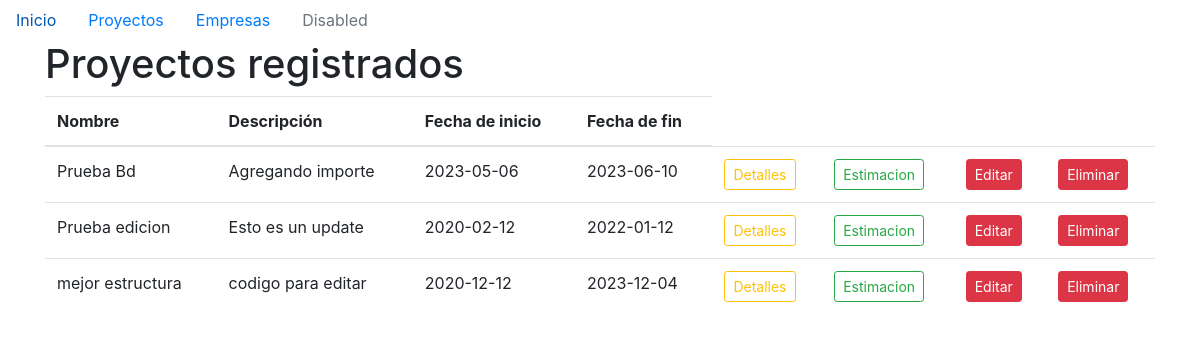
/proyectos, run on an earlier commit of the app's database.
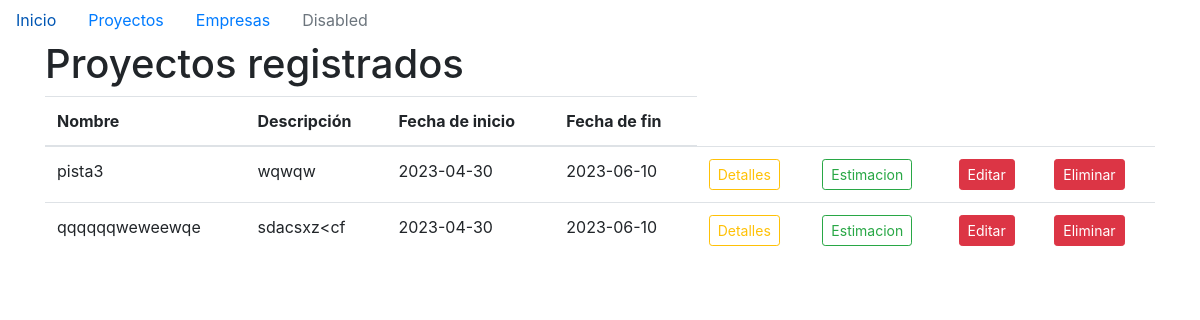
And on a later commit of the database.
### models/proyecto.py (models this page shows)
class Proyecto(db.Model):
    id = db.Column(db.Integer, primary_key= True, autoincrement=True)
    nombre = db.Column(db.String(100), nullable=False, unique=True)
    descripcion = db.Column(db.String(200))
    fecha_inicio = db.Column(db.Date, nullable=False)
    fecha_final = db.Column(db.Date, nullable=False)

### main.py (the view)
@app.route('/proyectos')
def listar_proyectos():
    proyectos = Proyecto.query.all()
    return render_template('proyectos.html', proyectos=proyectos)

### templates/proyectos.html (shortened to what this page needs)
{% extends 'base.html' %}
{% block content %}
<h1>Proyectos registrados</h1>
<div class="table-resposive">
  <table class="table">
    <thead>
      <tr>
        <th>Nombre</th>
        <th>Descripción</th>
        <th>Fecha de inicio</th>
        <th>Fecha de fin</th>
      </tr>
    </thead>
    <tbody>
      {% for proyecto in proyectos %}
      <tr>
        <td>{{ proyecto.nombre }}</td>
        <td>{{ proyecto.descripcion }}</td>
        <td>{{ proyecto.fecha_inicio }}</td>
        <td>{{ proyecto.fecha_final }}</td>
        <td><a href="/proyecto/detalles/{{proyecto.id}}" class="btn btn-outline-warning btn-sm">Detalles</a></td>
        <td><a href="/proyecto/{{proyecto.id}}/estimacion" class="btn btn-outline-success btn-sm">Estimacion</a></td>
        <td><a href="/proyecto/editar/{{proyecto.id}}" class="btn btn-danger btn-sm">Editar</a></td>
        <td><a href="" class="btn btn-danger btn-sm">Eliminar</a></td>
      </tr>
      {% endfor %}
    </tbody>
  </table>
</div>
{% endblock %}

### templates/base.html (shortened to what this page needs)
<!DOCTYPE html>
<html lang="en">
<head>
  <link rel="stylesheet" href="{{ url_for('static', filename='style.css') }}">
  <link rel="stylesheet" href="https://cdn.jsdelivr.net/npm/bootstrap@4.3.1/dist/css/bootstrap.min.css">
</head>
<body>
  {% include 'navbar.html' %}
  <div class="container">
    {% block content %}{% endblock %}
</body>
</html>

### templates/navbar.html
  <ul class="nav">
    <li class="nav-item">
      <a class="nav-link active" href="/">Inicio</a>
    </li>
    <li class="nav-item">
      <a class="nav-link" href="/proyectos">Proyectos</a>
    </li>
    <li class="nav-item">
      <a class="nav-link" href="/empresas">Empresas</a>
    </li>
    <li class="nav-item">
      <a class="nav-link disabled" href="#" tabindex="-1" aria-disabled="true">Disabled</a>
    </li>
  </ul>

What changed in the data, as far as the page shows it:
removed Proyecto: nombre "Prueba edicion", descripcion "Esto es un update", fecha_inicio "2020-02-12", fecha_final "2022-01-12"
removed Proyecto: nombre "mejor estructura", descripcion "codigo para editar", fecha_inicio "2020-12-12", fecha_final "2023-12-04"
changed Proyecto: nombre "Prueba Bd" → "pista3"; descripcion "Agregando importe" → "wqwqw"; fecha_inicio "2023-05-06" → "2023-04-30"
added Proyecto: nombre "qqqqqqweweewqe", descripcion "sdacsxz<cf", fecha_inicio "2023-04-30", fecha_final "2023-06-10"
